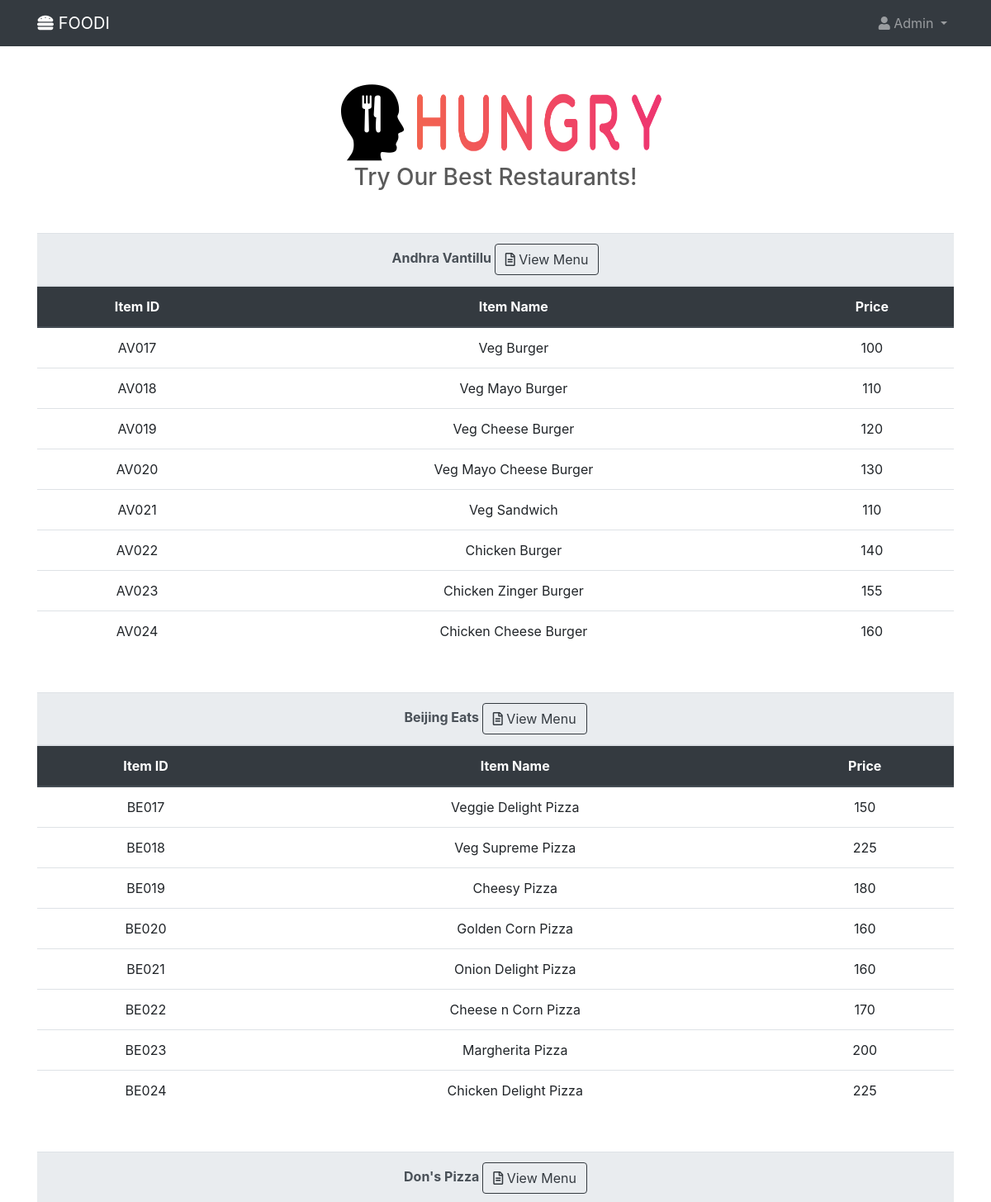
/italian.php (signed in, upper part), run on the app's committed database.
### tables this page shows
CREATE TABLE `restaurant` (
  `u_name` varchar(40) DEFAULT NULL,
  `r_name` varchar(20) DEFAULT NULL,
  `address` varchar(60) DEFAULT NULL,
  `contact` varchar(20) DEFAULT NULL,
  `rating` float DEFAULT '0',
  `r_id` varchar(10) NOT NULL,
  `no_of_rating` int(20) DEFAULT '0'
);

CREATE TABLE `1` (
  `ITEM_ID` char(5) NOT NULL,
  `ITEM_NAME` varchar(30) DEFAULT NULL,
  `PRICE` float DEFAULT NULL,
  `CUISINE_TYPE` varchar(20) DEFAULT NULL,
  `Availability` varchar(15) NOT NULL
);

CREATE TABLE `2` (
  `ITEM_ID` char(5) NOT NULL,
  `ITEM_NAME` varchar(30) DEFAULT NULL,
  `PRICE` float DEFAULT NULL,
  `CUISINE_TYPE` varchar(30) DEFAULT NULL,
  `Availability` varchar(15) NOT NULL
);

### italian.php (the view, shortened to what this page needs)
<!doctype html>
<html>
    <head>
        <link rel="stylesheet" href="https://ajax.googleapis.com/ajax/libs/jqueryui/1.12.1/themes/smoothness/jquery-ui.css">
        <link rel="stylesheet" href="https://stackpath.bootstrapcdn.com/bootstrap/4.3.1/css/bootstrap.min.css">
        <link rel="stylesheet" href="https://use.fontawesome.com/releases/v5.7.2/css/all.css">
        <link rel="stylesheet" type="text/css" href="css/style.css">
 <?php
    if(empty($_SESSION['name']))
    {
        header("Location:login.php");
    }
    else if($_SESSION['type']==2)
    {
 ?>
    </head>
    <body>
        <nav class="navbar navbar-expand-md navbar-dark fixed-top bg-dark">
            <div class="container">
                <div class="navbar-header">
                    <a class="navbar-brand" href="c_user.php"><i class="fas fa-hamburger"></i> FOODI</a>
                </div>
              <div class="collapse navbar-collapse" id="navbarContent">
                <ul class="navbar-nav ml-auto nav-right">
                  <li class="nav-item dropdown">
                    <a class="nav-link dropdown-toggle" href="#" id="navbarDropdown" role="button" data-toggle="dropdown" aria-haspopup="true" aria-expanded="false">
                      <i class="fas fa-user"></i> <?php
                            echo $_SESSION["name"] ;
                        ?>
                    </a>
                  </li>
                </ul>
              </div>
            </div>
        </nav>
        <div id="hungry" class="container text-center">
            <img src="images/hungry_head.png" class="rounded" alt="hungry-head" height="100" width="100">
            <img src="images/hungry.png" clas="rounded" alt="hungry" height="75" width="300">
            <h3>Try Our Best Restaurants!</h3>
        </div>
        <?php
                $servername = "localhost";
                $username = "root";
                $password = "4956";
                $dbname = "foodi";
                $conn = new mysqli($servername, $username, $password, $dbname);
                $sql = "SELECT * FROM restaurant";
                $result = $conn->query($sql);
                while ($row = $result->fetch_array(MYSQLI_ASSOC)) {
                        $field1name = $row['r_id'];
                        $field2name = $row['r_name'];
                ?>
                    <div id="table" class="container text-center">
                          <table class="table">
                            <thead>
                             <tr class="thead-light">
                              <th colspan='4'><?php echo $field2name; ?>     <button type="button" class="btn btn-outline-dark"><i class="far fa-file-alt"></i> View Menu</button></th>
                             </tr>
                             <tr  class="thead-dark">
                              <th scope="col">Item ID</th>
                              <th scope="col">Item Name</th>
                              <th scope="col">Price</th>
                            </tr>
                          </thead>
                          <tbody>
                            <?php
                                $sql1 = "SELECT * FROM `".  $field1name ."` WHERE CUISINE_TYPE='Italian' and Availability='Available'";
                                $result1 = $conn->query($sql1);
                                while ($row1 = $result1->fetch_array(MYSQLI_ASSOC)) {
                                    $field11name = $row1['ITEM_ID'];
                                    $field22name = $row1['ITEM_NAME'];
                                    $field33name = $row1['PRICE'];
                                    echo '<tr>
                                              <td>'.$field11name.'</td>
                                              <td>'.$field22name.'</td>
                                              <td>'.$field33name.'</td>' ?>
                                            <?php  echo '</tr>';
                                }
                            ?>
                        </tbody>
                    </table>
                   </div>
        <?php }
        ?>
    </body><?php }
	else
	{
		header("Location:access_deny.html");
	}
	?>
</html>

### css/style.css (style rules this page uses)
body { padding-top: 3rem; padding-bottom: 3rem; color: #5a5a5a; }

### italian.php (style rules this page uses)
#hungry { margin-top: 50px; }
#table { margin-top: 50px; }

### data on the page
restaurant: r_name "Andhra Vantillu"
1: ITEM_ID "AV017", ITEM_NAME "Veg Burger", PRICE "100"
1: ITEM_ID "AV018", ITEM_NAME "Veg Mayo Burger", PRICE "110"
1: ITEM_ID "AV019", ITEM_NAME "Veg Cheese Burger", PRICE "120"
1: ITEM_ID "AV020", ITEM_NAME "Veg Mayo Cheese Burger", PRICE "130"
1: ITEM_ID "AV021", ITEM_NAME "Veg Sandwich", PRICE "110"
1: ITEM_ID "AV022", ITEM_NAME "Chicken Burger", PRICE "140"
1: ITEM_ID "AV023", ITEM_NAME "Chicken Zinger Burger", PRICE "155"
1: ITEM_ID "AV024", ITEM_NAME "Chicken Cheese Burger", PRICE "160"
restaurant: r_name "Beijing Eats"
2: ITEM_ID "BE017", ITEM_NAME "Veggie Delight Pizza", PRICE "150"
2: ITEM_ID "BE018", ITEM_NAME "Veg Supreme Pizza", PRICE "225"
2: ITEM_ID "BE019", ITEM_NAME "Cheesy Pizza", PRICE "180"
2: ITEM_ID "BE020", ITEM_NAME "Golden Corn Pizza", PRICE "160"
2: ITEM_ID "BE021", ITEM_NAME "Onion Delight Pizza", PRICE "160"
2: ITEM_ID "BE022", ITEM_NAME "Cheese n Corn Pizza", PRICE "170"
2: ITEM_ID "BE023", ITEM_NAME "Margherita Pizza", PRICE "200"
2: ITEM_ID "BE024", ITEM_NAME "Chicken Delight Pizza", PRICE "225"
restaurant: r_name "Don's Pizza"

### other printed values
$_SESSION["name"] "Admin"
